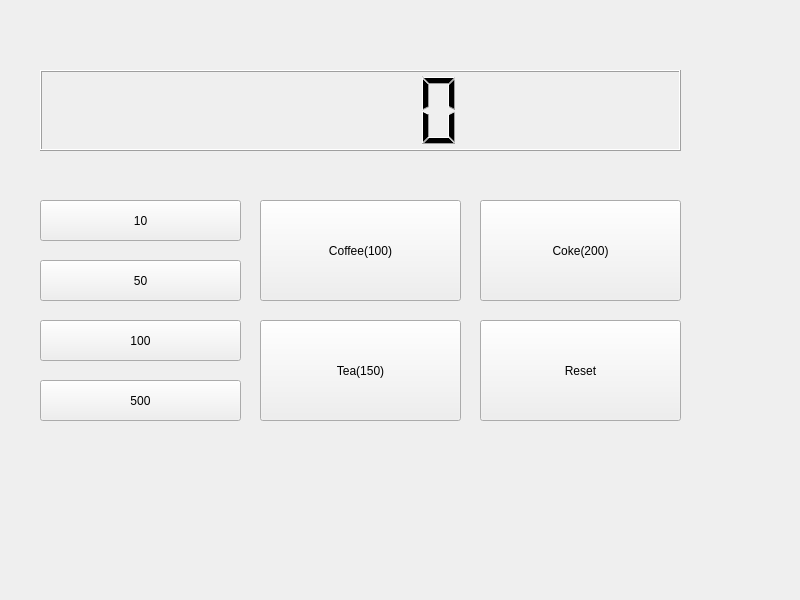
<?xml version="1.0" encoding="UTF-8"?>
<ui version="4.0">
 <class>Widget</class>
 <widget class="QWidget" name="Widget">
  <property name="geometry">
   <rect>
    <x>0</x>
    <y>0</y>
    <width>800</width>
    <height>600</height>
   </rect>
  </property>
  <property name="windowTitle">
   <string>Widget</string>
  </property>
  <widget class="QLCDNumber" name="lcdNumber">
   <property name="geometry">
    <rect>
     <x>40</x>
     <y>70</y>
     <width>641</width>
     <height>81</height>
    </rect>
   </property>
  </widget>
  <widget class="QPushButton" name="pb10">
   <property name="geometry">
    <rect>
     <x>40</x>
     <y>200</y>
     <width>201</width>
     <height>41</height>
    </rect>
   </property>
   <property name="text">
    <string>10</string>
   </property>
  </widget>
  <widget class="QPushButton" name="pb50">
   <property name="geometry">
    <rect>
     <x>40</x>
     <y>260</y>
     <width>201</width>
     <height>41</height>
    </rect>
   </property>
   <property name="text">
    <string>50</string>
   </property>
  </widget>
  <widget class="QPushButton" name="pb100">
   <property name="geometry">
    <rect>
     <x>40</x>
     <y>320</y>
     <width>201</width>
     <height>41</height>
    </rect>
   </property>
   <property name="text">
    <string>100</string>
   </property>
  </widget>
  <widget class="QPushButton" name="pb500">
   <property name="geometry">
    <rect>
     <x>40</x>
     <y>380</y>
     <width>201</width>
     <height>41</height>
    </rect>
   </property>
   <property name="text">
    <string>500</string>
   </property>
  </widget>
  <widget class="QPushButton" name="pbCoffee">
   <property name="geometry">
    <rect>
     <x>260</x>
     <y>200</y>
     <width>201</width>
     <height>101</height>
    </rect>
   </property>
   <property name="text">
    <string>Coffee(100)</string>
   </property>
  </widget>
  <widget class="QPushButton" name="pbTea">
   <property name="geometry">
    <rect>
     <x>260</x>
     <y>320</y>
     <width>201</width>
     <height>101</height>
    </rect>
   </property>
   <property name="text">
    <string>Tea(150)</string>
   </property>
  </widget>
  <widget class="QPushButton" name="pbCoke">
   <property name="geometry">
    <rect>
     <x>480</x>
     <y>200</y>
     <width>201</width>
     <height>101</height>
    </rect>
   </property>
   <property name="text">
    <string>Coke(200)</string>
   </property>
  </widget>
  <widget class="QPushButton" name="pbReset">
   <property name="geometry">
    <rect>
     <x>480</x>
     <y>320</y>
     <width>201</width>
     <height>101</height>
    </rect>
   </property>
   <property name="text">
    <string>Reset</string>
   </property>
  </widget>
 </widget>
 <resources/>
 <connections/>
</ui>
